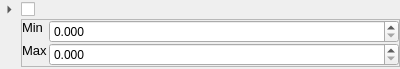
<?xml version="1.0" encoding="UTF-8"?>
<ui version="4.0">
 <class>Form</class>
 <widget class="QWidget" name="Form">
  <property name="geometry">
   <rect>
    <x>0</x>
    <y>0</y>
    <width>400</width>
    <height>69</height>
   </rect>
  </property>
  <property name="windowTitle">
   <string>Form</string>
  </property>
  <layout class="QGridLayout" name="gridLayout">
   <property name="leftMargin">
    <number>0</number>
   </property>
   <property name="topMargin">
    <number>0</number>
   </property>
   <property name="rightMargin">
    <number>0</number>
   </property>
   <property name="bottomMargin">
    <number>0</number>
   </property>
   <property name="horizontalSpacing">
    <number>2</number>
   </property>
   <property name="verticalSpacing">
    <number>0</number>
   </property>
   <item row="0" column="2">
    <widget class="QLabel" name="name_label">
     <property name="sizePolicy">
      <sizepolicy hsizetype="Expanding" vsizetype="Preferred">
       <horstretch>0</horstretch>
       <verstretch>0</verstretch>
      </sizepolicy>
     </property>
     <property name="font">
      <font>
       <pointsize>10</pointsize>
      </font>
     </property>
     <property name="text">
      <string>&lt;series_name&gt;</string>
     </property>
    </widget>
   </item>
   <item row="0" column="1">
    <widget class="QCheckBox" name="show_checkbox">
     <property name="sizePolicy">
      <sizepolicy hsizetype="Maximum" vsizetype="Fixed">
       <horstretch>0</horstretch>
       <verstretch>0</verstretch>
      </sizepolicy>
     </property>
     <property name="text">
      <string/>
     </property>
     <property name="tristate">
      <bool>false</bool>
     </property>
    </widget>
   </item>
   <item row="0" column="0">
    <widget class="QToolButton" name="expand_button">
     <property name="sizePolicy">
      <sizepolicy hsizetype="Maximum" vsizetype="Fixed">
       <horstretch>0</horstretch>
       <verstretch>0</verstretch>
      </sizepolicy>
     </property>
     <property name="styleSheet">
      <string notr="true">QToolButton { border: none; }</string>
     </property>
     <property name="text">
      <string/>
     </property>
     <property name="toolButtonStyle">
      <enum>Qt::ToolButtonIconOnly</enum>
     </property>
     <property name="arrowType">
      <enum>Qt::RightArrow</enum>
     </property>
    </widget>
   </item>
   <item row="1" column="1" colspan="2">
    <widget class="QFrame" name="contents">
     <property name="sizePolicy">
      <sizepolicy hsizetype="Expanding" vsizetype="Maximum">
       <horstretch>0</horstretch>
       <verstretch>0</verstretch>
      </sizepolicy>
     </property>
     <property name="frameShape">
      <enum>QFrame::StyledPanel</enum>
     </property>
     <property name="frameShadow">
      <enum>QFrame::Raised</enum>
     </property>
     <layout class="QFormLayout" name="formLayout">
      <property name="horizontalSpacing">
       <number>2</number>
      </property>
      <property name="verticalSpacing">
       <number>0</number>
      </property>
      <property name="leftMargin">
       <number>0</number>
      </property>
      <property name="topMargin">
       <number>0</number>
      </property>
      <property name="rightMargin">
       <number>0</number>
      </property>
      <property name="bottomMargin">
       <number>0</number>
      </property>
      <item row="0" column="0">
       <widget class="QLabel" name="_unused">
        <property name="sizePolicy">
         <sizepolicy hsizetype="Preferred" vsizetype="Maximum">
          <horstretch>0</horstretch>
          <verstretch>0</verstretch>
         </sizepolicy>
        </property>
        <property name="font">
         <font>
          <pointsize>10</pointsize>
         </font>
        </property>
        <property name="text">
         <string>Min</string>
        </property>
       </widget>
      </item>
      <item row="0" column="1">
       <widget class="QDoubleSpinBox" name="min_spinbox">
        <property name="decimals">
         <number>3</number>
        </property>
       </widget>
      </item>
      <item row="1" column="0">
       <widget class="QLabel" name="_unused_2">
        <property name="sizePolicy">
         <sizepolicy hsizetype="Maximum" vsizetype="Maximum">
          <horstretch>0</horstretch>
          <verstretch>0</verstretch>
         </sizepolicy>
        </property>
        <property name="font">
         <font>
          <pointsize>10</pointsize>
         </font>
        </property>
        <property name="text">
         <string>Max</string>
        </property>
       </widget>
      </item>
      <item row="1" column="1">
       <widget class="QDoubleSpinBox" name="max_spinbox">
        <property name="decimals">
         <number>3</number>
        </property>
       </widget>
      </item>
     </layout>
    </widget>
   </item>
  </layout>
 </widget>
 <resources/>
 <connections/>
</ui>
